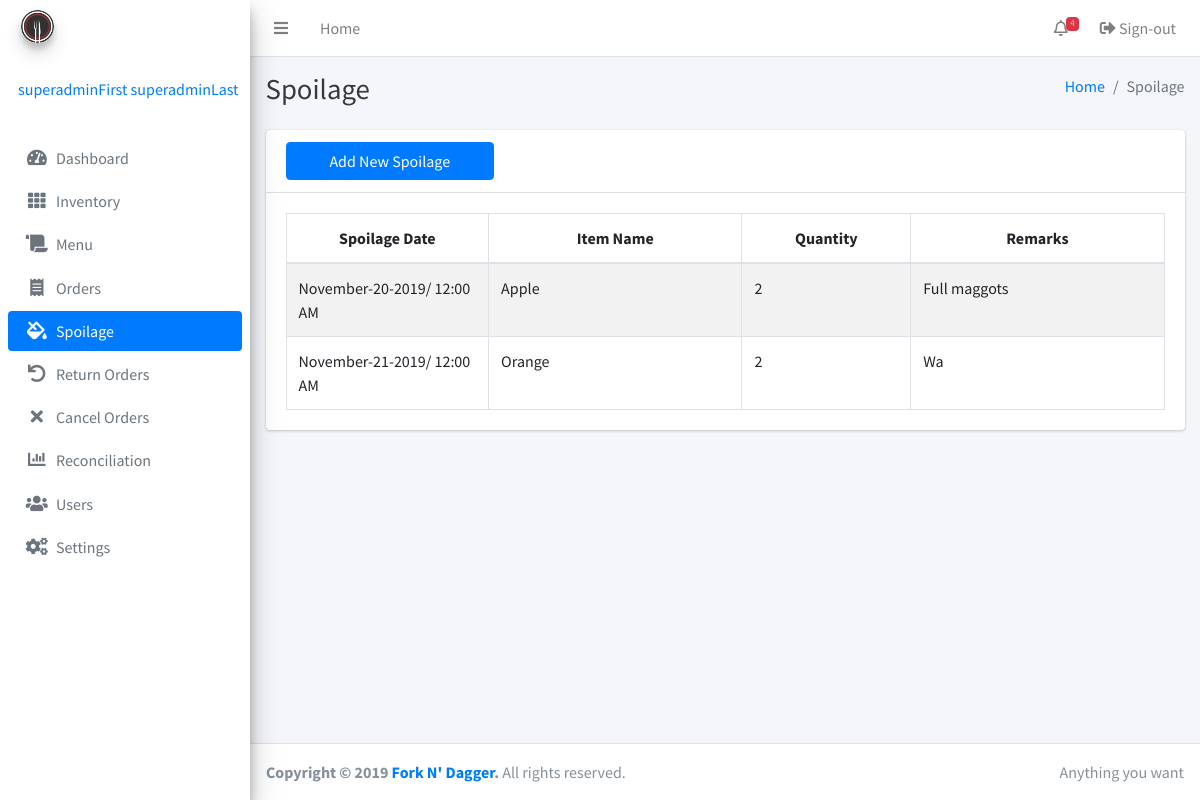
The page /spoilage.php (signed in) on the database as committed earlier.
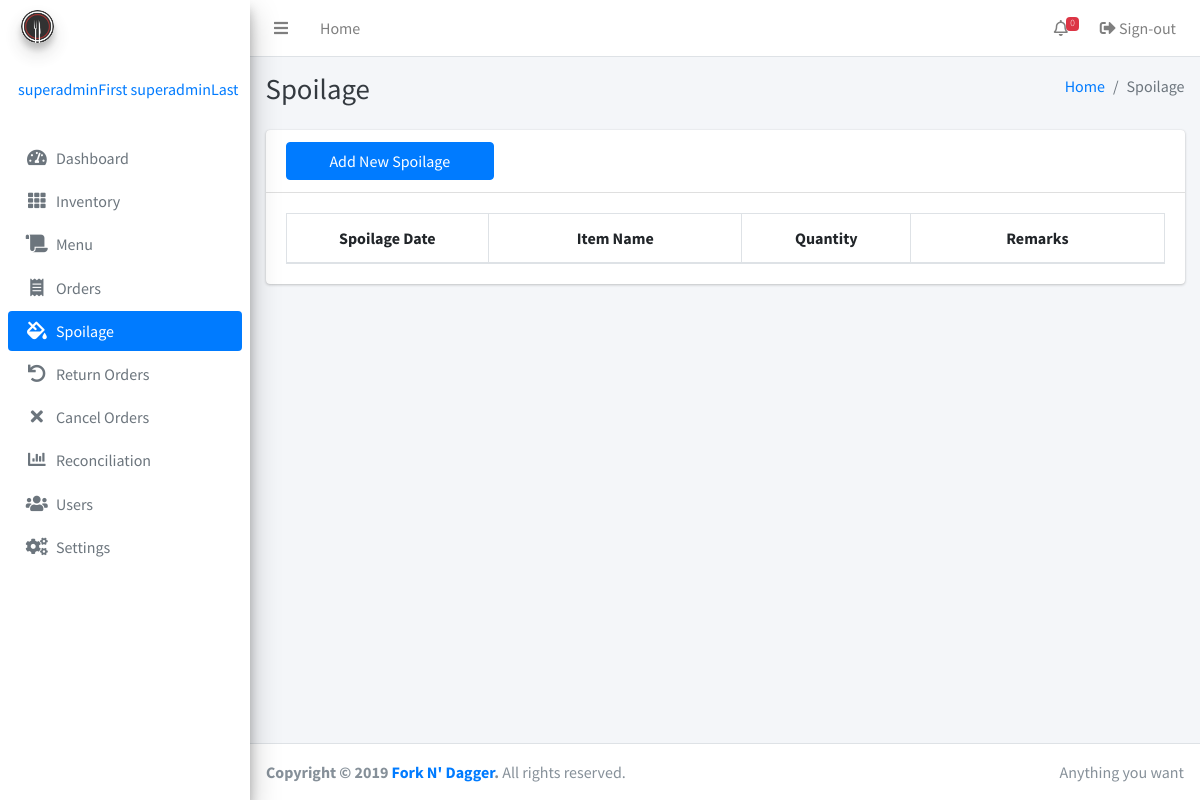
The same page on the database as committed later.
### tables this page shows
CREATE TABLE IF NOT EXISTS `spoilage` (
  `id` bigint(255) NOT NULL AUTO_INCREMENT,
  `inventoryID` int(255) NOT NULL,
  `quantity` decimal(65,2) NOT NULL,
  `remarks` varchar(255) NOT NULL,
  `spoilagedate` varchar(255) NOT NULL,
  `timestamp` timestamp(6) NOT NULL,
  `adminID` int(255) NOT NULL,
  PRIMARY KEY (`id`)
);

CREATE TABLE IF NOT EXISTS `inventory` (
  `id` bigint(255) NOT NULL AUTO_INCREMENT,
  `itemname` varchar(255) NOT NULL,
  `description` varchar(255) NOT NULL,
  `quantity` decimal(65,2) UNSIGNED NOT NULL,
  `lowquantity` decimal(65,2) DEFAULT NULL,
  `categoryID` int(255) DEFAULT NULL,
  `unitID` int(255) DEFAULT NULL,
  `timestamp` timestamp(6) NOT NULL,
  `adminID` int(255) NOT NULL,
  PRIMARY KEY (`id`)
);

### spoilage.php (the view, shortened to what the changed rows need)
<?php include 'inc/session.php'; ?>
<?php include 'inc/header.php'; ?>
<body class="hold-transition sidebar-mini">
<div class="wrapper">
<?php
include 'inc/navbar.php'; ?>
  <div class="content-wrapper">
    <div class="content-header">
      <div class="container-fluid">
        <div class="row mb-2">
          <div class="col-sm-6">
            <h1 class="m-0 text-dark">Spoilage</h1>
          </div>
        </div>
      </div>
    </div>
    <div class="content">
      <div class="container-fluid">
        <div class="row">
          <div class="col-12">
            <div class="card">
              <div class="card-body">
                <table class="table table-bordered table-striped display">
                  <thead>
                  <tr align="center">
                    <th width="120">Spoilage Date</th>
                    <th width="150">Item Name</th>
                    <th width="100">Quantity</th>
                    <th width="150">Remarks</th>
                  </tr>
                  </thead>
                  <tbody>
                  <?php
                  $getAllSpoilage = mysqli_query($conn, "SELECT *, spoilage.quantity as spoqty FROM spoilage join inventory on inventory.id = spoilage.inventoryID");
                  while($row = mysqli_fetch_assoc($getAllSpoilage)) {
                  ?>
                    <tr>
                      <td><?php echo date('F-j-Y/ g:i A',strtotime($row['spoilagedate']));  ?></td>
                      <td><?php echo ucwords($row['itemname']); ?></td>
                      <td><?php echo (-1 * $row['spoqty']); ?></td>
                      <td><?php echo ucfirst($row['remarks']); ?></td>
                    </tr>
                  <?php
                  }
                  ?>
                  </tbody>
                </table>
              </div>
            </div>
          </div>
        </div>
      </div>
    </div>
  </div>
</div>
</body>
</html>

### inc/navbar.php (shortened to what the changed rows need)
<nav class="main-header navbar navbar-expand navbar-white navbar-light">
  <ul class="navbar-nav ml-auto">
    <li class="nav-item dropdown">
      <a class="nav-link" data-toggle="dropdown" href="#">
        <i class="far fa-bell"></i>
      <?php
      $result3 = mysqli_query($conn, "SELECT count(*) as counted FROM inventory where lowquantity >= quantity or quantity = 0");
       $row1 = mysqli_fetch_assoc($result3);
       $counted = $row1['counted'];
       echo '<span class="badge badge-danger navbar-badge">'.$counted.'</span>';
      ?>
      </a>
    </li>
  </ul>
</nav>
<aside class="main-sidebar sidebar-gray elevation-4">
  <a href="index3.html" class="brand-link">
    <img src="image/logo.png" alt="Fork N' Dagger Logo" class="brand-image img-circle elevation-3"
         style="opacity: .8">
    <span class="brand-text font-weight-light">Fork N' Dagger</span>
  </a>
</aside>

Rows that differ between the two databases and show on the page:
removed spoilage: spoilagedate "November-20-2019/ 12:00 AM", inventoryID.itemname "Apple", -1*$row['spoqty'] "2", remarks "Full maggots"
removed spoilage: spoilagedate "November-21-2019/ 12:00 AM", inventoryID.itemname "Orange", -1*$row['spoqty'] "2", remarks "Wa"
Other text that changed with them:
$counted: "4" → "0"
